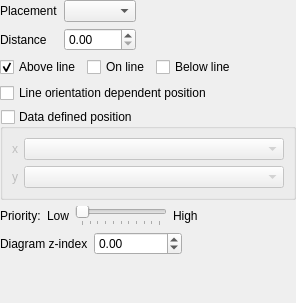
                <widget class="QWidget" name="scrollAreaWidgetContents_7">
                 <property name="geometry">
                  <rect>
                   <x>0</x>
                   <y>0</y>
                   <width>296</width>
                   <height>303</height>
                  </rect>
                 </property>
                 <layout class="QGridLayout" name="gridLayout_12">
                  <property name="leftMargin">
                   <number>0</number>
                  </property>
                  <property name="topMargin">
                   <number>0</number>
                  </property>
                  <property name="rightMargin">
                   <number>0</number>
                  </property>
                  <property name="bottomMargin">
                   <number>0</number>
                  </property>
                  <item row="5" column="0" colspan="2">
                   <widget class="QGroupBox" name="mDataDefinedPositionGroupBox">
                    <property name="sizePolicy">
                     <sizepolicy hsizetype="Expanding" vsizetype="Preferred">
                      <horstretch>0</horstretch>
                      <verstretch>0</verstretch>
                     </sizepolicy>
                    </property>
                    <property name="title">
                     <string>Data defined position</string>
                    </property>
                    <property name="checkable">
                     <bool>true</bool>
                    </property>
                    <property name="checked">
                     <bool>false</bool>
                    </property>
                    <layout class="QGridLayout" name="gridLayout_5">
                     <item row="0" column="0">
                      <widget class="QLabel" name="mXPosColLabel">
                       <property name="sizePolicy">
                        <sizepolicy hsizetype="Fixed" vsizetype="Preferred">
                         <horstretch>0</horstretch>
                         <verstretch>0</verstretch>
                        </sizepolicy>
                       </property>
                       <property name="text">
                        <string>x</string>
                       </property>
                      </widget>
                     </item>
                     <item row="0" column="1">
                      <widget class="QComboBox" name="mDataDefinedXComboBox">
                       <property name="sizePolicy">
                        <sizepolicy hsizetype="Expanding" vsizetype="Fixed">
                         <horstretch>0</horstretch>
                         <verstretch>0</verstretch>
                        </sizepolicy>
                       </property>
                      </widget>
                     </item>
                     <item row="1" column="0">
                      <widget class="QLabel" name="mYPosColLabel">
                       <property name="sizePolicy">
                        <sizepolicy hsizetype="Fixed" vsizetype="Preferred">
                         <horstretch>0</horstretch>
                         <verstretch>0</verstretch>
                        </sizepolicy>
                       </property>
                       <property name="text">
                        <string>y</string>
                       </property>
                      </widget>
                     </item>
                     <item row="1" column="1">
                      <widget class="QComboBox" name="mDataDefinedYComboBox">
                       <property name="sizePolicy">
                        <sizepolicy hsizetype="Expanding" vsizetype="Fixed">
                         <horstretch>0</horstretch>
                         <verstretch>0</verstretch>
                        </sizepolicy>
                       </property>
                      </widget>
                     </item>
                    </layout>
                   </widget>
                  </item>
                  <item row="8" column="0">
                   <spacer name="verticalSpacer_4">
                    <property name="orientation">
                     <enum>Qt::Vertical</enum>
                    </property>
                    <property name="sizeHint" stdset="0">
                     <size>
                      <width>20</width>
                      <height>40</height>
                     </size>
                    </property>
                   </spacer>
                  </item>
                  <item row="0" column="0" colspan="2">
                   <widget class="QFrame" name="mPlacementFrame">
                    <property name="frameShape">
                     <enum>QFrame::NoFrame</enum>
                    </property>
                    <layout class="QGridLayout" name="gridLayout_4">
                     <property name="leftMargin">
                      <number>0</number>
                     </property>
                     <property name="topMargin">
                      <number>0</number>
                     </property>
                     <property name="rightMargin">
                      <number>0</number>
                     </property>
                     <property name="bottomMargin">
                      <number>0</number>
                     </property>
                     <item row="0" column="2">
                      <spacer name="horizontalSpacer_9">
                       <property name="orientation">
                        <enum>Qt::Horizontal</enum>
                       </property>
                       <property name="sizeHint" stdset="0">
                        <size>
                         <width>40</width>
                         <height>20</height>
                        </size>
                       </property>
                      </spacer>
                     </item>
                     <item row="0" column="0">
                      <widget class="QLabel" name="mPlacementLabel">
                       <property name="text">
                        <string>Placement</string>
                       </property>
                      </widget>
                     </item>
                     <item row="0" column="1">
                      <widget class="QComboBox" name="mPlacementComboBox"/>
                     </item>
                     <item row="1" column="0">
                      <widget class="QLabel" name="mDiagramDistanceLabel">
                       <property name="text">
                        <string>Distance</string>
                       </property>
                      </widget>
                     </item>
                     <item row="1" column="1">
                      <widget class="QgsDoubleSpinBox" name="mDiagramDistanceSpinBox"/>
                     </item>
                    </layout>
                   </widget>
                  </item>
                  <item row="6" column="0">
                   <layout class="QHBoxLayout" name="horizontalLayout_3">
                    <item>
                     <widget class="QLabel" name="mPriorityLabel">
                      <property name="text">
                       <string>Priority:</string>
                      </property>
                     </widget>
                    </item>
                    <item>
                     <widget class="QLabel" name="mPriorityLowLabel">
                      <property name="text">
                       <string>Low</string>
                      </property>
                     </widget>
                    </item>
                    <item>
                     <widget class="QSlider" name="mPrioritySlider">
                      <property name="maximum">
                       <number>10</number>
                      </property>
                      <property name="orientation">
                       <enum>Qt::Horizontal</enum>
                      </property>
                      <property name="invertedAppearance">
                       <bool>false</bool>
                      </property>
                      <property name="invertedControls">
                       <bool>false</bool>
                      </property>
                      <property name="tickPosition">
                       <enum>QSlider::TicksBelow</enum>
                      </property>
                      <property name="tickInterval">
                       <number>1</number>
                      </property>
                     </widget>
                    </item>
                    <item>
                     <widget class="QLabel" name="mPriorityHighLabel">
                      <property name="text">
                       <string>High</string>
                      </property>
                     </widget>
                    </item>
                    <item>
                     <spacer name="horizontalSpacer_6">
                      <property name="orientation">
                       <enum>Qt::Horizontal</enum>
                      </property>
                      <property name="sizeHint" stdset="0">
                       <size>
                        <width>40</width>
                        <height>20</height>
                       </size>
                      </property>
                     </spacer>
                    </item>
                   </layout>
                  </item>
                  <item row="7" column="0">
                   <layout class="QHBoxLayout" name="horizontalLayout_8">
                    <item>
                     <widget class="QLabel" name="label_16">
                      <property name="text">
                       <string>Diagram z-index</string>
                      </property>
                     </widget>
                    </item>
                    <item>
                     <widget class="QgsDoubleSpinBox" name="mZIndexSpinBox">
                      <property name="toolTip">
                       <string>Controls how labels are drawn on top of each other. Labels with a higher z-index are drawn above labels with a lower z-index.</string>
                      </property>
                      <property name="minimum">
                       <double>-9999999.000000000000000</double>
                      </property>
                      <property name="maximum">
                       <double>9999999.000000000000000</double>
                      </property>
                     </widget>
                    </item>
                    <item>
                     <spacer name="horizontalSpacer_10">
                      <property name="orientation">
                       <enum>Qt::Horizontal</enum>
                      </property>
                      <property name="sizeHint" stdset="0">
                       <size>
                        <width>40</width>
                        <height>20</height>
                       </size>
                      </property>
                     </spacer>
                    </item>
                   </layout>
                  </item>
                  <item row="1" column="0" colspan="2">
                   <widget class="QFrame" name="mLinePlacementFrame">
                    <property name="frameShape">
                     <enum>QFrame::NoFrame</enum>
                    </property>
                    <property name="frameShadow">
                     <enum>QFrame::Raised</enum>
                    </property>
                    <layout class="QGridLayout" name="gridLayout_2">
                     <property name="leftMargin">
                      <number>0</number>
                     </property>
                     <property name="topMargin">
                      <number>0</number>
                     </property>
                     <property name="rightMargin">
                      <number>0</number>
                     </property>
                     <property name="bottomMargin">
                      <number>0</number>
                     </property>
                     <item row="0" column="0" colspan="3">
                      <layout class="QGridLayout" name="gridLayout_14">
                       <item row="0" column="1">
                        <widget class="QCheckBox" name="chkLineAbove">
                         <property name="sizePolicy">
                          <sizepolicy hsizetype="Maximum" vsizetype="Fixed">
                           <horstretch>0</horstretch>
                           <verstretch>0</verstretch>
                          </sizepolicy>
                         </property>
                         <property name="text">
                          <string>Above line</string>
                         </property>
                         <property name="checked">
                          <bool>true</bool>
                         </property>
                        </widget>
                       </item>
                       <item row="0" column="3">
                        <widget class="QCheckBox" name="chkLineBelow">
                         <property name="text">
                          <string>Below line</string>
                         </property>
                        </widget>
                       </item>
                       <item row="0" column="2">
                        <widget class="QCheckBox" name="chkLineOn">
                         <property name="sizePolicy">
                          <sizepolicy hsizetype="Maximum" vsizetype="Fixed">
                           <horstretch>0</horstretch>
                           <verstretch>0</verstretch>
                          </sizepolicy>
                         </property>
                         <property name="text">
                          <string>On line</string>
                         </property>
                        </widget>
                       </item>
                       <item row="1" column="1" colspan="3">
                        <widget class="QCheckBox" name="chkLineOrientationDependent">
                         <property name="text">
                          <string>Line orientation dependent position</string>
                         </property>
                        </widget>
                       </item>
                      </layout>
                     </item>
                    </layout>
                   </widget>
                  </item>
                 </layout>
                </widget>
